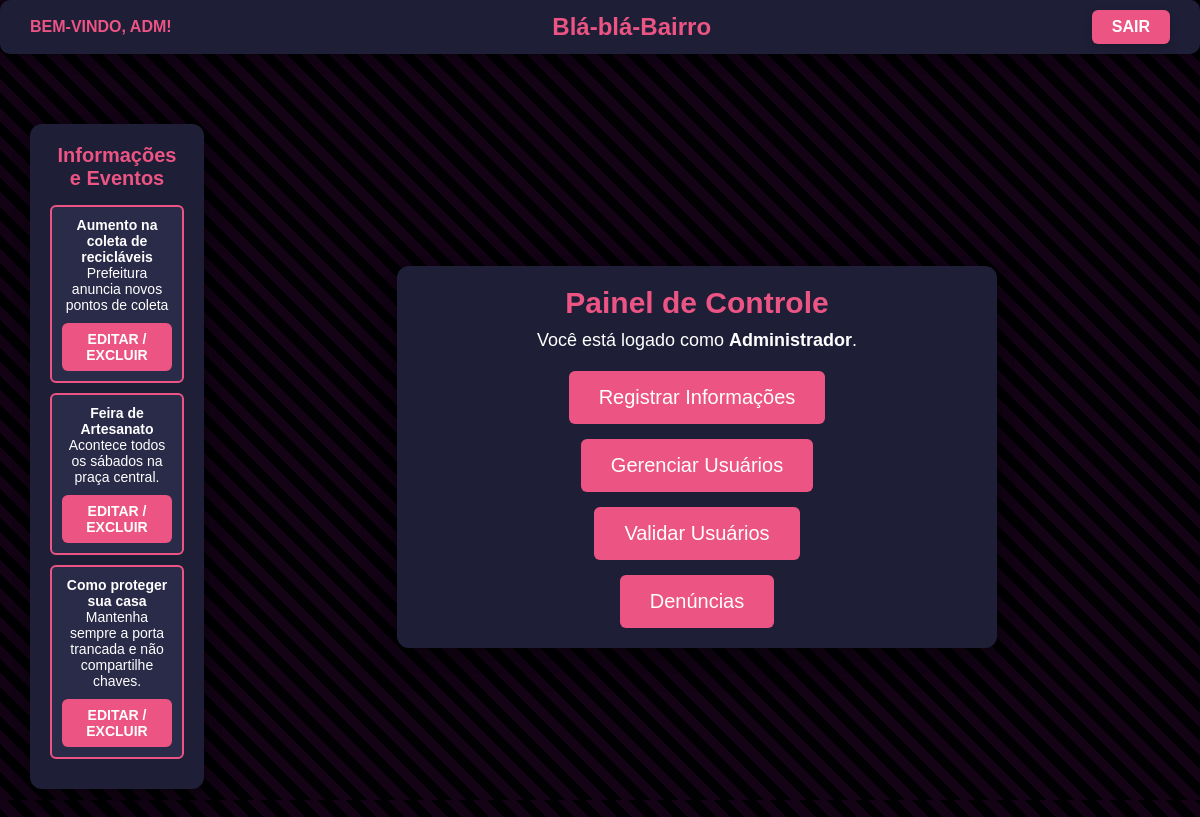
Screenshot of /admin.php (signed in) with the database file from the repository.
### tables this page shows
CREATE TABLE `informacoes` (
  `id_info` int(11) NOT NULL AUTO_INCREMENT,
  `categoria` varchar(50) NOT NULL,
  `titulo` varchar(100) DEFAULT NULL,
  `descricao` text DEFAULT NULL,
  PRIMARY KEY (`id_info`)
);

### admin.php (the view, shortened to what this page needs)
<?php
require('conexao.php');
$sql_informacoes = "SELECT id_info, titulo, descricao FROM informacoes ORDER BY id_info DESC LIMIT 3";
$stmt_informacoes = $pdo->prepare($sql_informacoes);
$stmt_informacoes->execute();
$informacoes = $stmt_informacoes->fetchAll(PDO::FETCH_ASSOC);
?>
<!DOCTYPE html>
<html lang="pt-BR">
<head>
    <link rel="stylesheet" href="css/index_adm.css">
</head>
<body>
    <div class="navbar">
        <div class="navbar-left">
            <span>Bem-vindo, <strong><?php echo $_SESSION['nome']; ?></strong>!</span>
        </div>
        <div class="navbar-center">
            <span class="project-name">Blá-blá-Bairro</span>
        </div>
        <div class="navbar-right">
            <a href="logout.php" class="btn-navbar">Sair</a>
        </div>
    </div>
    <div class="geral">
        <div class="lista-esquerda">
            <h3>Informações e Eventos</h3>
            <ul>
                <?php foreach ($informacoes as $info): ?>
                    <li>
                        <strong><?php echo htmlspecialchars($info['titulo']); ?></strong><br>
                        <?php echo htmlspecialchars($info['descricao']); ?><br>
                        <a href="editar_excluir_info.php?id=<?php echo $info['id_info']; ?>" class="btn-editar-excluir">Editar / Excluir</a>
                    </li>
                <?php endforeach; ?>
            </ul>
        </div>
        <div class="container">
            <h2>Painel de Controle</h2>
            <p>Você está logado como <strong><?php echo $_SESSION['tipo']; ?></strong>.</p>
            <div class="buttons">
                <a href="informacoes.php" class="btn">Registrar Informações</a>
                <a href="gerenciar_usuarios.php" class="btn">Gerenciar Usuários</a>
                <a href="validar_usuarios.php" class="btn">Validar Usuários</a>
                <a href="denuncias.php" class="btn">Denúncias</a>
            </div>
        </div>
    </div>
</body>
</html>

### css/index_adm.css (style rules this page uses)
* { margin: 0; padding: 0; box-sizing: border-box; }
body { font-family: 'Arial', sans-serif; background: repeating-linear-gradient( 45deg, #ec5483, #ec5483 10px, #0a0514 10px, #0a0514 20px ) #0a0514; background-blend-mode: overlay; color: #ffffff; margin: 0; height: 100vh; display: flex; flex-direction: column; }
.navbar { width: 100%; display: flex; justify-content: space-between; align-items: center; padding: 10px 30px; background-color: #1e1e37; box-shadow: 0 4px 15px rgba(0, 0, 0, 0.3); border-radius: 10px; margin-bottom: 20px; }
.navbar-left { font-size: 16px; color: #ec5483; font-weight: bold; text-transform: uppercase; }
.navbar-center { font-size: 24px; font-weight: bold; color: #ec5483; }
.navbar-right { display: flex; gap: 15px; }
.navbar-right .btn-navbar { background-color: #ec5483; padding: 8px 20px; border-radius: 6px; color: white; text-decoration: none; font-size: 16px; font-weight: bold; transition: 0.3s ease; text-transform: uppercase; box-shadow: 0 4px 10px rgba(0, 0, 0, 0.2); }
.geral { display: flex; justify-content: center; align-items: center; margin-top: 20px; width: 100%; flex: 1; padding: 20px; }
.container, .lista-esquerda { background-color: #1e1e37; padding: 20px; border-radius: 12px; box-shadow: 0 8px 30px rgba(0, 0, 0, 0.5); width: 60%; max-width: 600px; text-align: center; margin: auto; }
.container h2 { font-size: 30px; color: #ec5483; margin-bottom: 10px; }
.container p { font-size: 18px; color: #ffffff; margin-bottom: 20px; }
.container .buttons { display: flex; flex-direction: column; align-items: center; gap: 15px; }
.container .btn { background-color: #ec5483; padding: 15px 30px; border-radius: 6px; color: white; text-decoration: none; font-size: 20px; transition: 0.3s ease; }
.lista-esquerda { background-color: #1e1e37; padding: 20px; border-radius: 12px; box-shadow: 0 8px 30px rgba(0, 0, 0, 0.5); margin: 10px; }
.lista-esquerda { width: 15%; }
.lista-esquerda h3 { font-size: 20px; color: #ec5483; margin-bottom: 15px; }
.lista-esquerda ul { list-style-type: none; padding-left: 0; }
.lista-esquerda li { font-size: 14px; margin-bottom: 10px; padding: 10px; border: 2px solid #ec5483; border-radius: 6px; background-color: #2a2a49; transition: 0.3s ease; }
.lista-esquerda a.btn-editar-excluir { background-color: #ec5483; padding: 8px 16px; border-radius: 6px; color: white; text-decoration: none; font-size: 14px; font-weight: bold; text-transform: uppercase; display: inline-block; transition: 0.3s ease; margin-top: 10px; }

### rows the page displays
informacoes: titulo "Aumento na coleta de recicláveis", descricao "Prefeitura anuncia novos pontos de coleta"
informacoes: titulo "Feira de Artesanato", descricao "Acontece todos os sábados na praça central."
informacoes: titulo "Como proteger sua casa", descricao "Mantenha sempre a porta trancada e não compartilhe chaves."

### other values shown
$_SESSION['nome'] "ADM"
$_SESSION['tipo'] "Administrador"
